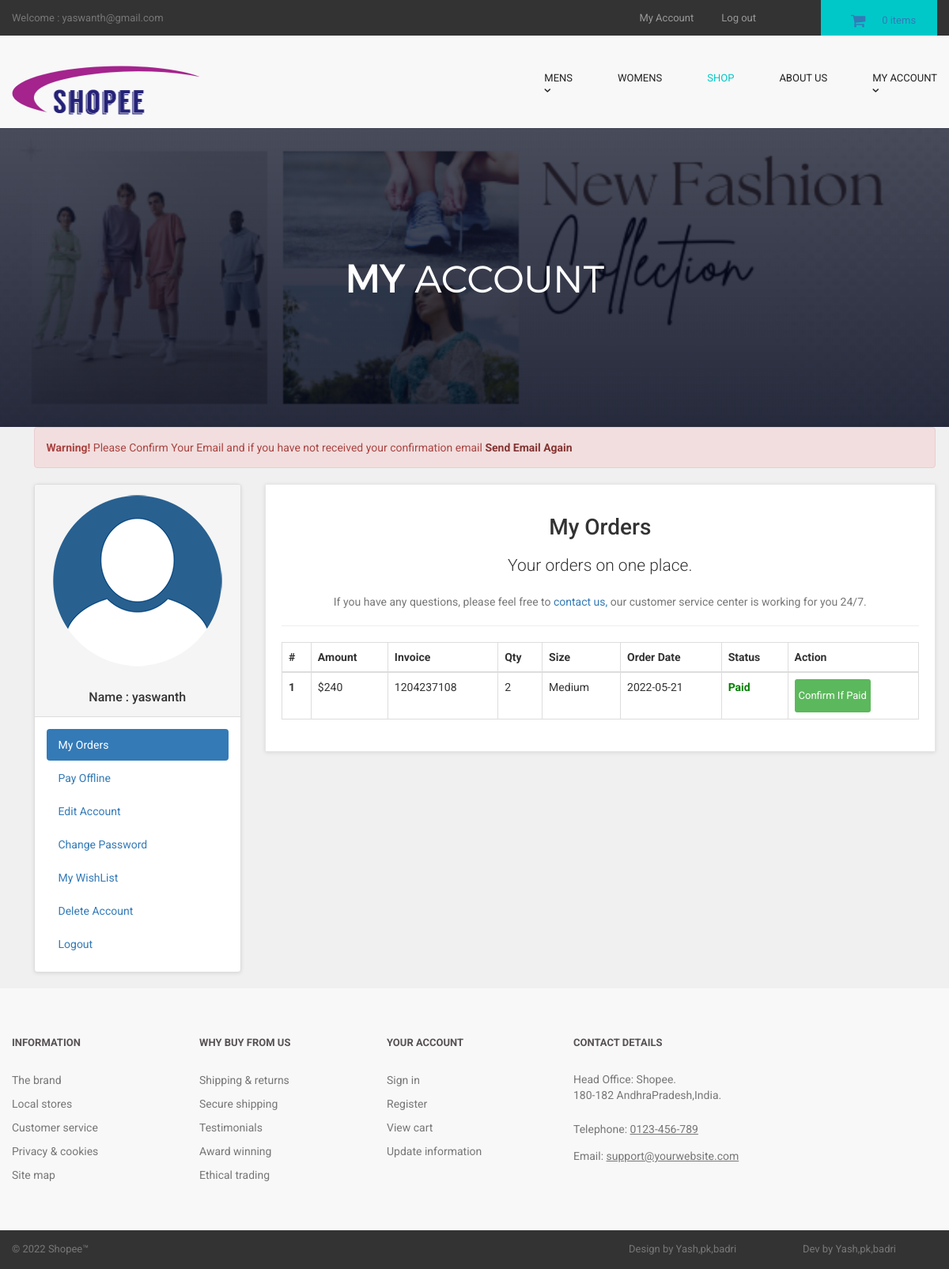
The app's page /customer/my_account.php?my_orders (signed in) with its own data.
### tables this page shows
CREATE TABLE `customers` (
  `customer_id` int(10) NOT NULL,
  `customer_name` varchar(255) NOT NULL,
  `customer_email` varchar(255) NOT NULL,
  `customer_pass` varchar(255) NOT NULL,
  `customer_country` text NOT NULL,
  `customer_city` text NOT NULL,
  `customer_contact` varchar(255) NOT NULL,
  `customer_address` text NOT NULL,
  `customer_image` text NOT NULL,
  `customer_ip` varchar(255) NOT NULL,
  `customer_confirm_code` text NOT NULL
);

CREATE TABLE `customer_orders` (
  `order_id` int(10) NOT NULL,
  `customer_id` int(10) NOT NULL,
  `due_amount` int(100) NOT NULL,
  `invoice_no` int(100) NOT NULL,
  `qty` int(10) NOT NULL,
  `size` text NOT NULL,
  `order_date` timestamp NOT NULL DEFAULT current_timestamp() ON UPDATE current_timestamp(),
  `order_status` text NOT NULL
);

### customer/my_orders.php (the view)
<center>
<h1>My Orders</h1>
<p class="lead"> Your orders on one place.</p>
<p class="text-muted" >
If you have any questions, please feel free to <a href="../contact.php" > contact us,</a> our customer service center is working for you 24/7.
</p>
</center>
<hr>
<div class="table-responsive" >
<table class="table table-bordered table-hover" >
<thead>
<tr>
<th>#</th>
<th>Amount</th>
<th>Invoice</th>
<th>Qty</th>
<th>Size</th>
<th>Order Date</th>
<th>Status</th>
<th>Action</th>
</tr>
</thead>
<tbody>
<?php
$customer_session = $_SESSION['customer_email'];
$get_customer = "select * from customers where customer_email='$customer_session'";
$run_customer = mysqli_query($con,$get_customer);
$row_customer = mysqli_fetch_array($run_customer);
$customer_id = $row_customer['customer_id'];
$get_orders = "select * from customer_orders where customer_id='$customer_id'";
$run_orders = mysqli_query($con,$get_orders);
$i = 0;
while($row_orders = mysqli_fetch_array($run_orders)){
$order_id = $row_orders['order_id'];
$due_amount = $row_orders['due_amount'];
$invoice_no = $row_orders['invoice_no'];
$qty = $row_orders['qty'];
$size = $row_orders['size'];
$order_date = substr($row_orders['order_date'],0,11);
$order_status = $row_orders['order_status'];
$i++;
if($order_status=='pending'){
$order_status = "<b style='color:red;'>Unpaid</b>";
}
else{
$order_status = "<b style='color:green;'>Paid</b>";
}
?>
<tr>
<th><?php echo $i; ?></th>
<td>$<?php echo $due_amount; ?></td>
<td><?php echo $invoice_no; ?></td>
<td><?php echo $qty; ?></td>
<td><?php echo $size; ?></td>
<td><?php echo $order_date; ?></td>
<td><?php echo $order_status; ?></td>
<td>
<a href="confirm.php?order_id=<?php echo $order_id; ?>" target="blank" class="btn btn-success btn-xs" > Confirm If Paid </a>
</td>
</tr>
<?php } ?>
</tbody>
</table>
</div>

### customer/includes/sidebar.php
<div class="panel panel-default sidebar-menu">
<div class="panel-heading">
<?php
$customer_session = $_SESSION['customer_email'];
$get_customer = "select * from customers where customer_email='$customer_session'";
$run_customer = mysqli_query($con,$get_customer);
$row_customer = mysqli_fetch_array($run_customer);
$customer_image = $row_customer['customer_image'];
$customer_name = $row_customer['customer_name'];
if(!isset($_SESSION['customer_email'])){
}
else {
echo "
<center>
<img src='customer_images/$customer_image' class='img-responsive'>
</center>
<br>
<h3 align='center' class='panel-title'> Name : $customer_name </h3>
";
}
?>
</div>
<div class="panel-body">
<ul class="nav nav-pills nav-stacked">
<li class="<?php if(isset($_GET['my_orders'])){ echo "active"; } ?>">
<a href="my_account.php?my_orders"> <i class="fa fa-list"> </i> My Orders </a>
</li>
<li class="<?php if(isset($_GET['pay_offline'])){ echo "active"; } ?>">
<a href="my_account.php?pay_offline"> <i class="fa fa-bolt"></i> Pay Offline </a>
</li>
<li class="<?php if(isset($_GET['edit_account'])){ echo "active"; } ?>">
<a href="my_account.php?edit_account"> <i class="fa fa-pencil"></i> Edit Account </a>
</li>
<li class="<?php if(isset($_GET['change_pass'])){ echo "active"; } ?>">
<a href="my_account.php?change_pass"> <i class="fa fa-user"></i> Change Password </a>
</li>
<li class="<?php if(isset($_GET['my_wishlist'])){ echo "active"; } ?>">
<a href="my_account.php?my_wishlist"> <i class="fa fa-heart"></i> My WishList </a>
</li>
<li class="<?php if(isset($_GET['delete_account'])){ echo "active"; } ?>">
<a href="my_account.php?delete_account"> <i class="fa fa-trash-o"></i> Delete Account </a>
</li>
<li>
<a href="logout.php"> <i class="fa fa-sign-out"></i> Logout </a>
</li>
</ul>
</div>
</div>

### customer/styles/backend.css (style rules this page uses)
html { font-family: "Roboto", Helvetica, Arial, sans-serif; line-height: 1.15; -ms-text-size-adjust: 100%; -webkit-text-size-adjust: 100% }
body { margin: 0 }
h1 { font-size: 2em; margin: .67em 0 }
hr { box-sizing: content-box; height: 0; overflow: visible }
a { background-color: transparent; -webkit-text-decoration-skip: objects }
b, strong { font-weight: inherit; font-weight: bolder }
img { border-style: none }
html { box-sizing: border-box }
body { min-width: 1190px; font-family: Montserrat, sans-serif; font-weight: 400; background-color: white; }
img { max-width: 100%; height: auto }
.btn { display: inline-block; vertical-align: top; font-size: 13px; line-height: 40px; text-decoration: none; -webkit-transition: .3s; transition: .3s }

### styles/style.css (style rules this page uses)
body { font-family: "Roboto", Helvetica, Arial, sans-serif; font-size: 14px; line-height: 1.42857143; color: #333333; background-color: #f0f0f0; overflow-x: hidden; }
#content .panel.sidebar-menu { box-sizing: border-box; box-shadow: 0 1px 5px rgba(0, 0, 0, 0.1); }
#content .panel.sidebar-menu h3 { padding: 5px 0; margin: 0; }

### records on screen
customers: customer_image (picture), customer_name "yaswanth"
customer_orders: due_amount "240", invoice_no "1204237108", qty "2", size "Medium", order_date "2022-05-21", order_status "Paid"

### other values on screen
$_SESSION['customer_email'] "yaswanth@gmail.com"
$count_items "0"
